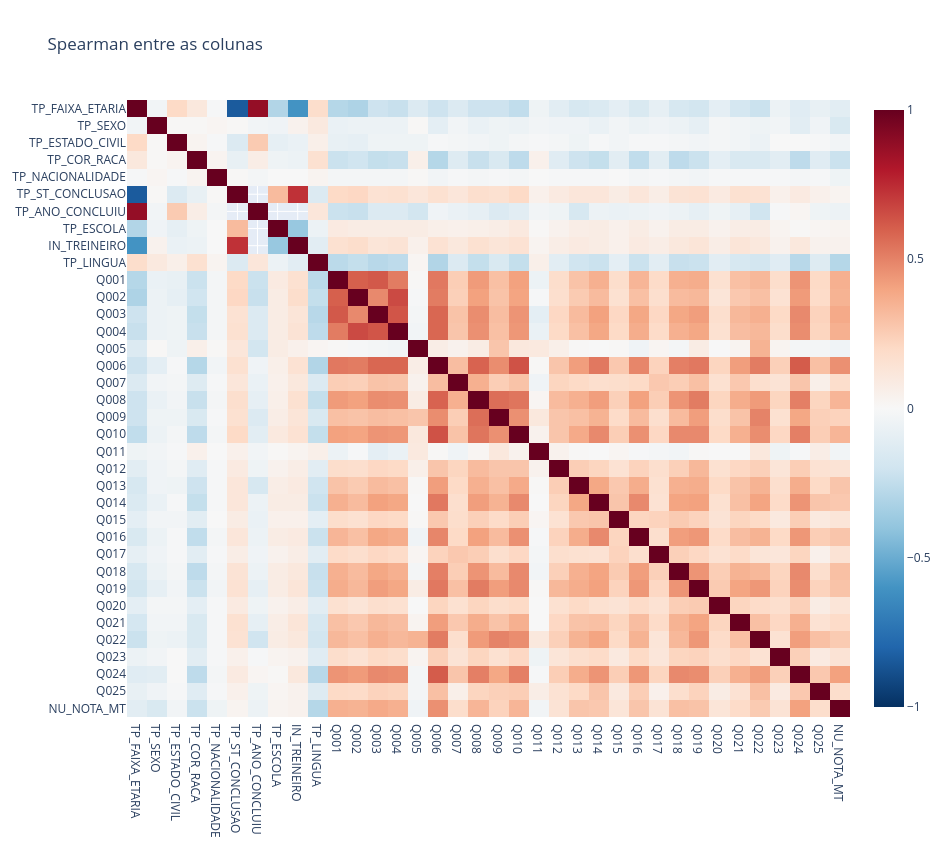

Write notebook code for a chart like this one.
### Code cell
import plotly.express as px

fig = px.imshow(
    corr.round(2),
    color_continuous_scale="RdBu_r",
    zmin=-1, zmax=1,
    aspect="auto",
    title="Spearman entre as colunas",
)
fig.update_layout(width=950, height=850)
fig.show()

### Figure 1 — Plotly figure (JSON) as saved in the notebook; plotly's stock layout.template omitted (floating-point values rounded to 4 significant figures; data arrays with more than 128 entries replaced by an {"elided": "..."} marker saying what was removed)
{"data": [{"coloraxis": "coloraxis", "hovertemplate": "x: %{x}<br>y: %{y}<br>color: %{z}<extra></extra>", "name": "0", "type": "heatmap", "x": ["TP_FAIXA_ETARIA", "TP_SEXO", "TP_ESTADO_CIVIL", "TP_COR_RACA", "TP_NACIONALIDADE", "TP_ST_CONCLUSAO", "TP_ANO_CONCLUIU", "TP_ESCOLA", "IN_TREINEIRO", "TP_LINGUA", "Q001", "Q002", "Q003", "Q004", "Q005", "Q006", "Q007", "Q008", "Q009", "Q010", "Q011", "Q012", "Q013", "Q014", "Q015", "Q016", "Q017", "Q018", "Q019", "Q020", "Q021", "Q022", "Q023", "Q024", "Q025", "NU_NOTA_MT"], "xaxis": "x", "y": ["TP_FAIXA_ETARIA", "TP_SEXO", "TP_ESTADO_CIVIL", "TP_COR_RACA", "TP_NACIONALIDADE", "TP_ST_CONCLUSAO", "TP_ANO_CONCLUIU", "TP_ESCOLA", "IN_TREINEIRO", "TP_LINGUA", "Q001", "Q002", "Q003", "Q004", "Q005", "Q006", "Q007", "Q008", "Q009", "Q010", "Q011", "Q012", "Q013", "Q014", "Q015", "Q016", "Q017", "Q018", "Q019", "Q020", "Q021", "Q022", "Q023", "Q024", "Q025", "NU_NOTA_MT"], "yaxis": "y", "z": {"elided": "36x36 float values"}}], "layout": {"coloraxis": {"autocolorscale": false, "cmax": 1, "cmin": -1, "colorscale": [[0, "rgb(5,48,97)"], [0.1, "rgb(33,102,172)"], [0.2, "rgb(67,147,195)"], [0.3, "rgb(146,197,222)"], [0.4, "rgb(209,229,240)"], [0.5, "rgb(247,247,247)"], [0.6, "rgb(253,219,199)"], [0.7, "rgb(244,165,130)"], [0.8, "rgb(214,96,77)"], [0.9, "rgb(178,24,43)"], [1, "rgb(103,0,31)"]]}, "height": 850, "title": {"text": "Spearman entre as colunas"}, "width": 950, "xaxis": {"anchor": "y", "domain": [0, 1]}, "yaxis": {"anchor": "x", "autorange": "reversed", "domain": [0, 1]}}}
